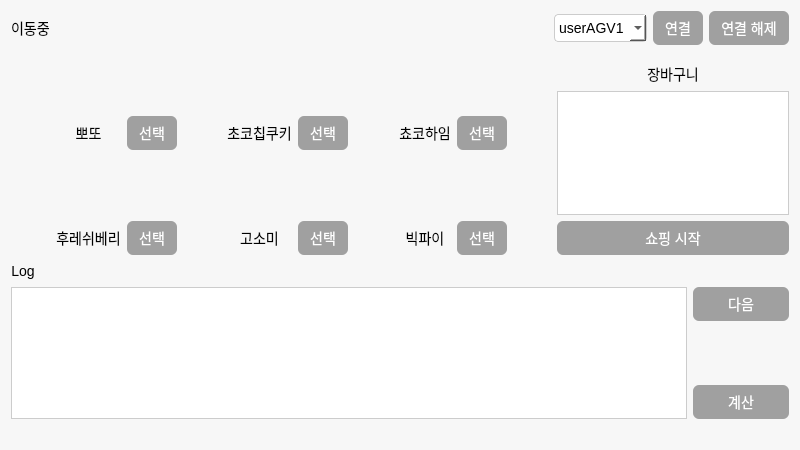
<?xml version="1.0" encoding="UTF-8"?>
<ui version="4.0">
 <class>Form</class>
 <widget class="QWidget" name="Form">
  <property name="geometry">
   <rect>
    <x>0</x>
    <y>0</y>
    <width>800</width>
    <height>450</height>
   </rect>
  </property>
  <property name="windowTitle">
   <string>Form</string>
  </property>
  <property name="styleSheet">
   <string notr="true">QWidget {
    font-family: 'Noto Sans';
    font-size: 14px;
    background-color: #f7f7f7;
}

QPushButton {
    background-color: #A0A0A0;
    color: white;
    border-radius: 6px;
    padding: 6px 12px;
}

QPushButton:hover {
    background-color: #4C679D;
}

QListWidget {
    background-color: white;
    border: 1px solid #ccc;
    padding: 4px;
}
QTextEdit {
    background-color: white;
    border: 1px solid #ccc;
    padding: 4px;
}

QComboBox {
    padding: 4px;
    border-radius: 4px;
    border: 1px solid #ccc;
    background-color: white;
}</string>
  </property>
  <layout class="QVBoxLayout" name="verticalLayout_11">
   <item>
    <layout class="QVBoxLayout" name="verticalLayout_10" stretch="1,9,7">
     <property name="bottomMargin">
      <number>20</number>
     </property>
     <item>
      <layout class="QHBoxLayout" name="horizontalLayout_11">
       <item>
        <widget class="QLabel" name="lbl_state">
         <property name="text">
          <string>이동중</string>
         </property>
        </widget>
       </item>
       <item>
        <spacer name="horizontalSpacer_11">
         <property name="orientation">
          <enum>Qt::Horizontal</enum>
         </property>
         <property name="sizeHint" stdset="0">
          <size>
           <width>40</width>
           <height>20</height>
          </size>
         </property>
        </spacer>
       </item>
       <item>
        <widget class="QComboBox" name="comboBox">
         <item>
          <property name="text">
           <string>userAGV1</string>
          </property>
         </item>
         <item>
          <property name="text">
           <string>userAGV2</string>
          </property>
         </item>
        </widget>
       </item>
       <item>
        <widget class="QPushButton" name="btn_connect">
         <property name="text">
          <string>연결</string>
         </property>
        </widget>
       </item>
       <item>
        <widget class="QPushButton" name="btn_disconnect">
         <property name="text">
          <string>연결 해제</string>
         </property>
        </widget>
       </item>
      </layout>
     </item>
     <item>
      <layout class="QHBoxLayout" name="horizontalLayout_12" stretch="7,3">
       <property name="sizeConstraint">
        <enum>QLayout::SetFixedSize</enum>
       </property>
       <item>
        <layout class="QGridLayout" name="gridLayout" columnstretch="1,1,1,1,1,1,1">
         <item row="0" column="1">
          <layout class="QVBoxLayout" name="verticalLayout" stretch="9,1">
           <item>
            <widget class="QLabel" name="label">
             <property name="maximumSize">
              <size>
               <width>100</width>
               <height>90</height>
              </size>
             </property>
             <property name="layoutDirection">
              <enum>Qt::LeftToRight</enum>
             </property>
             <property name="text">
              <string/>
             </property>
             <property name="pixmap">
              <pixmap>img/cheese.jpg</pixmap>
             </property>
             <property name="scaledContents">
              <bool>true</bool>
             </property>
             <property name="alignment">
              <set>Qt::AlignCenter</set>
             </property>
            </widget>
           </item>
           <item>
            <layout class="QHBoxLayout" name="horizontalLayout" stretch="9,1">
             <item>
              <widget class="QLabel" name="label_7">
               <property name="text">
                <string>뽀또</string>
               </property>
               <property name="alignment">
                <set>Qt::AlignCenter</set>
               </property>
              </widget>
             </item>
             <item>
              <widget class="QPushButton" name="btn_select1">
               <property name="text">
                <string>선택</string>
               </property>
              </widget>
             </item>
            </layout>
           </item>
          </layout>
         </item>
         <item row="0" column="2">
          <spacer name="horizontalSpacer_3">
           <property name="orientation">
            <enum>Qt::Horizontal</enum>
           </property>
           <property name="sizeHint" stdset="0">
            <size>
             <width>40</width>
             <height>20</height>
            </size>
           </property>
          </spacer>
         </item>
         <item row="1" column="6">
          <spacer name="horizontalSpacer_6">
           <property name="orientation">
            <enum>Qt::Horizontal</enum>
           </property>
           <property name="sizeHint" stdset="0">
            <size>
             <width>40</width>
             <height>20</height>
            </size>
           </property>
          </spacer>
         </item>
         <item row="0" column="0">
          <spacer name="horizontalSpacer_8">
           <property name="orientation">
            <enum>Qt::Horizontal</enum>
           </property>
           <property name="sizeHint" stdset="0">
            <size>
             <width>40</width>
             <height>20</height>
            </size>
           </property>
          </spacer>
         </item>
         <item row="1" column="4">
          <spacer name="horizontalSpacer_7">
           <property name="orientation">
            <enum>Qt::Horizontal</enum>
           </property>
           <property name="sizeHint" stdset="0">
            <size>
             <width>40</width>
             <height>20</height>
            </size>
           </property>
          </spacer>
         </item>
         <item row="1" column="5">
          <layout class="QVBoxLayout" name="verticalLayout_6" stretch="9,1">
           <item>
            <widget class="QLabel" name="label_6">
             <property name="maximumSize">
              <size>
               <width>100</width>
               <height>90</height>
              </size>
             </property>
             <property name="text">
              <string/>
             </property>
             <property name="pixmap">
              <pixmap>img/vicpie.jpg</pixmap>
             </property>
             <property name="scaledContents">
              <bool>true</bool>
             </property>
             <property name="alignment">
              <set>Qt::AlignCenter</set>
             </property>
            </widget>
           </item>
           <item>
            <layout class="QHBoxLayout" name="horizontalLayout_6" stretch="9,1">
             <item>
              <widget class="QLabel" name="label_12">
               <property name="text">
                <string>빅파이</string>
               </property>
               <property name="alignment">
                <set>Qt::AlignCenter</set>
               </property>
              </widget>
             </item>
             <item>
              <widget class="QPushButton" name="btn_select6">
               <property name="text">
                <string>선택</string>
               </property>
              </widget>
             </item>
            </layout>
           </item>
          </layout>
         </item>
         <item row="1" column="2">
          <spacer name="horizontalSpacer_10">
           <property name="orientation">
            <enum>Qt::Horizontal</enum>
           </property>
           <property name="sizeHint" stdset="0">
            <size>
             <width>40</width>
             <height>20</height>
            </size>
           </property>
          </spacer>
         </item>
         <item row="0" column="3">
          <layout class="QVBoxLayout" name="verticalLayout_2" stretch="9,1">
           <item>
            <widget class="QLabel" name="label_2">
             <property name="maximumSize">
              <size>
               <width>100</width>
               <height>90</height>
              </size>
             </property>
             <property name="text">
              <string/>
             </property>
             <property name="pixmap">
              <pixmap>img/chocochip.jpg</pixmap>
             </property>
             <property name="scaledContents">
              <bool>true</bool>
             </property>
             <property name="alignment">
              <set>Qt::AlignCenter</set>
             </property>
            </widget>
           </item>
           <item>
            <layout class="QHBoxLayout" name="horizontalLayout_2" stretch="9,1">
             <item>
              <widget class="QLabel" name="label_8">
               <property name="text">
                <string>초코칩쿠키</string>
               </property>
               <property name="alignment">
                <set>Qt::AlignCenter</set>
               </property>
              </widget>
             </item>
             <item>
              <widget class="QPushButton" name="btn_select2">
               <property name="text">
                <string>선택</string>
               </property>
              </widget>
             </item>
            </layout>
           </item>
          </layout>
         </item>
         <item row="0" column="4">
          <spacer name="horizontalSpacer_4">
           <property name="orientation">
            <enum>Qt::Horizontal</enum>
           </property>
           <property name="sizeHint" stdset="0">
            <size>
             <width>40</width>
             <height>20</height>
            </size>
           </property>
          </spacer>
         </item>
         <item row="1" column="0">
          <spacer name="horizontalSpacer_9">
           <property name="orientation">
            <enum>Qt::Horizontal</enum>
           </property>
           <property name="sizeHint" stdset="0">
            <size>
             <width>40</width>
             <height>20</height>
            </size>
           </property>
          </spacer>
         </item>
         <item row="0" column="6">
          <spacer name="horizontalSpacer_5">
           <property name="orientation">
            <enum>Qt::Horizontal</enum>
           </property>
           <property name="sizeHint" stdset="0">
            <size>
             <width>40</width>
             <height>20</height>
            </size>
           </property>
          </spacer>
         </item>
         <item row="1" column="1">
          <layout class="QVBoxLayout" name="verticalLayout_4" stretch="9,1">
           <item>
            <widget class="QLabel" name="label_4">
             <property name="maximumSize">
              <size>
               <width>100</width>
               <height>90</height>
              </size>
             </property>
             <property name="text">
              <string/>
             </property>
             <property name="pixmap">
              <pixmap>img/fresh.jpg</pixmap>
             </property>
             <property name="scaledContents">
              <bool>true</bool>
             </property>
             <property name="alignment">
              <set>Qt::AlignCenter</set>
             </property>
            </widget>
           </item>
           <item>
            <layout class="QHBoxLayout" name="horizontalLayout_4" stretch="9,1">
             <item>
              <widget class="QLabel" name="label_10">
               <property name="text">
                <string>후레쉬베리</string>
               </property>
               <property name="alignment">
                <set>Qt::AlignCenter</set>
               </property>
              </widget>
             </item>
             <item>
              <widget class="QPushButton" name="btn_select4">
               <property name="text">
                <string>선택</string>
               </property>
              </widget>
             </item>
            </layout>
           </item>
          </layout>
         </item>
         <item row="1" column="3">
          <layout class="QVBoxLayout" name="verticalLayout_5" stretch="9,1">
           <item>
            <widget class="QLabel" name="label_5">
             <property name="maximumSize">
              <size>
               <width>100</width>
               <height>90</height>
              </size>
             </property>
             <property name="text">
              <string/>
             </property>
             <property name="pixmap">
              <pixmap>img/goso.jpg</pixmap>
             </property>
             <property name="scaledContents">
              <bool>true</bool>
             </property>
             <property name="alignment">
              <set>Qt::AlignCenter</set>
             </property>
            </widget>
           </item>
           <item>
            <layout class="QHBoxLayout" name="horizontalLayout_5" stretch="9,1">
             <item>
              <widget class="QLabel" name="label_11">
               <property name="text">
                <string>고소미</string>
               </property>
               <property name="alignment">
                <set>Qt::AlignCenter</set>
               </property>
              </widget>
             </item>
             <item>
              <widget class="QPushButton" name="btn_select5">
               <property name="text">
                <string>선택</string>
               </property>
              </widget>
             </item>
            </layout>
           </item>
          </layout>
         </item>
         <item row="0" column="5">
          <layout class="QVBoxLayout" name="verticalLayout_3" stretch="9,1">
           <item>
            <widget class="QLabel" name="label_3">
             <property name="maximumSize">
              <size>
               <width>100</width>
               <height>90</height>
              </size>
             </property>
             <property name="text">
              <string/>
             </property>
             <property name="pixmap">
              <pixmap>img/chocoHa.jpg</pixmap>
             </property>
             <property name="scaledContents">
              <bool>true</bool>
             </property>
             <property name="alignment">
              <set>Qt::AlignCenter</set>
             </property>
            </widget>
           </item>
           <item>
            <layout class="QHBoxLayout" name="horizontalLayout_3" stretch="9,1">
             <item>
              <widget class="QLabel" name="label_9">
               <property name="text">
                <string>쵸코하임</string>
               </property>
               <property name="alignment">
                <set>Qt::AlignCenter</set>
               </property>
              </widget>
             </item>
             <item>
              <widget class="QPushButton" name="btn_select3">
               <property name="text">
                <string>선택</string>
               </property>
              </widget>
             </item>
            </layout>
           </item>
          </layout>
         </item>
        </layout>
       </item>
       <item>
        <layout class="QVBoxLayout" name="verticalLayout_9" stretch="1,1,10,2">
         <item>
          <spacer name="verticalSpacer_2">
           <property name="orientation">
            <enum>Qt::Vertical</enum>
           </property>
           <property name="sizeHint" stdset="0">
            <size>
             <width>20</width>
             <height>40</height>
            </size>
           </property>
          </spacer>
         </item>
         <item>
          <widget class="QLabel" name="label_13">
           <property name="text">
            <string>장바구니</string>
           </property>
           <property name="alignment">
            <set>Qt::AlignCenter</set>
           </property>
          </widget>
         </item>
         <item>
          <widget class="QListWidget" name="listWidget_cart"/>
         </item>
         <item>
          <widget class="QPushButton" name="btn_start">
           <property name="text">
            <string>쇼핑 시작</string>
           </property>
          </widget>
         </item>
        </layout>
       </item>
      </layout>
     </item>
     <item>
      <layout class="QVBoxLayout" name="verticalLayout_8">
       <item>
        <layout class="QHBoxLayout" name="horizontalLayout_7">
         <item>
          <widget class="QLabel" name="label_14">
           <property name="text">
            <string>Log</string>
           </property>
           <property name="alignment">
            <set>Qt::AlignCenter</set>
           </property>
          </widget>
         </item>
         <item>
          <spacer name="horizontalSpacer">
           <property name="orientation">
            <enum>Qt::Horizontal</enum>
           </property>
           <property name="sizeHint" stdset="0">
            <size>
             <width>40</width>
             <height>20</height>
            </size>
           </property>
          </spacer>
         </item>
        </layout>
       </item>
       <item>
        <layout class="QHBoxLayout" name="horizontalLayout_8" stretch="7,1">
         <item>
          <widget class="QTextEdit" name="textEdit_log"/>
         </item>
         <item>
          <layout class="QVBoxLayout" name="verticalLayout_7" stretch="1,1,1">
           <item>
            <widget class="QPushButton" name="btn_next">
             <property name="text">
              <string>다음</string>
             </property>
            </widget>
           </item>
           <item>
            <spacer name="verticalSpacer">
             <property name="orientation">
              <enum>Qt::Vertical</enum>
             </property>
             <property name="sizeHint" stdset="0">
              <size>
               <width>20</width>
               <height>40</height>
              </size>
             </property>
            </spacer>
           </item>
           <item>
            <widget class="QPushButton" name="btn_pay">
             <property name="text">
              <string>계산</string>
             </property>
            </widget>
           </item>
          </layout>
         </item>
        </layout>
       </item>
      </layout>
     </item>
    </layout>
   </item>
  </layout>
 </widget>
 <resources/>
 <connections/>
</ui>
